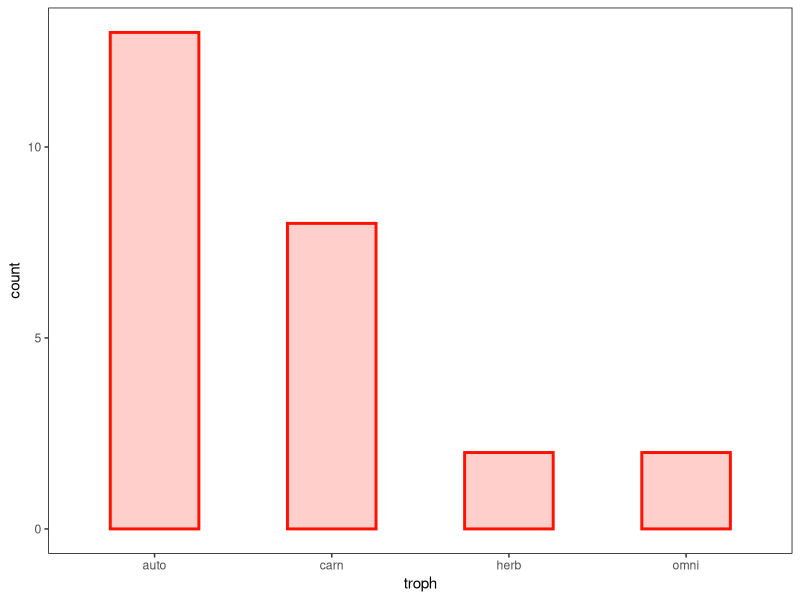
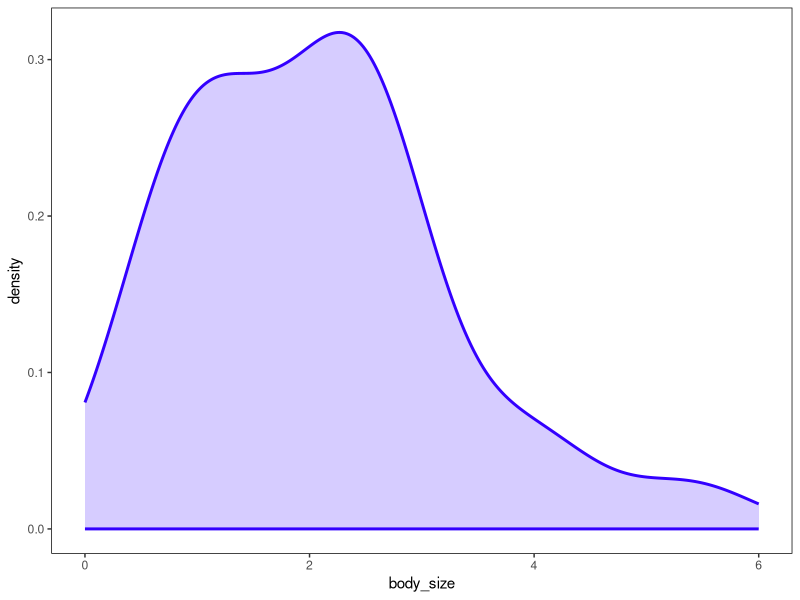

Here is the R script that generated these plots, in order:
## ---- chunk 1
knitr::opts_chunk$set(echo = TRUE, message = FALSE, warning = FALSE )
## ---- chunk 2
# plot stuff
library(tidyverse)
library(patchwork)

# network stuff
library(tidygraph)
library(ggraph)
library(igraph)

# link functions 
logit = function(x) exp(x) / (1+exp(x))
inv_logit = function(x) { exp(x) / (1 + exp(x)) }

set.seed(7)

df_theme =   
    theme(plot.background = element_rect(fill='white'), 
          panel.background = element_rect(fill='black'), 
          panel.grid = element_blank())

plot_theme =   
    theme(plot.background = element_rect(fill='white'), 
          panel.background = element_rect(fill='white', color='black'), 
          panel.grid = element_blank())
## ---- chunk 3
set.seed(777)
N = 25
trophs = c('carn','omni','herb','auto')
## ---- chunk 4
troph = sample( trophs, size = N, replace = TRUE, prob = c(0.3,0.1,0.1,0.5) )
## ---- chunk 5
ggplot( data.frame(troph), aes(x=troph)) + geom_bar(color='#ff1100', fill='#ff110033', size=1, width=0.5) + plot_theme
## ---- chunk 6
body_size = rgamma(N, shape = 2)
## ---- chunk 7
ggplot( data.frame(body_size), aes(x=body_size)) + 
    stat_density(fill='#3300ff33', color='#3300ff', linewidth=1) + plot_theme + 
    xlim(c(0,6))

## ---- chunk 8
d = data.frame(
    species = 1:N, 
    troph = sample( trophs, size = N, replace = TRUE, prob =  c(0.3,0.1,0.1,0.5) ), 
    body_size = rgamma(N, shape = 2)
)
head(d)
## ---- chunk 9
g = expand.grid(1:N, 1:N)
head(g)
## ---- chunk 10
g = merge(g, d, by.x = 'Var1', by.y = 'species')
g = merge(g, d, by.x = 'Var2', by.y = 'species')
head(g)
## ---- chunk 11
colnames(g) = c('prey','pred','troph_pred','body_size_pred', 'troph_prey', 'body_size_prey')

# tidy it up 
g = g %>% 
    arrange(pred,prey) %>%
    mutate(dyad = 1:nrow(g)) %>%
    select(pred, prey, dyad, troph_pred, troph_prey, body_size_pred, body_size_prey) 
head(g)
## ---- chunk 12
# calculate body size differences 
g$body_size_diff = (g$body_size_pred - g$body_size_prey)+0.1 
## ---- chunk 13
# carnivores 
g$carnivory = ifelse(g$troph_pred == 'carn' & !g$troph_prey == 'auto', 1, 0)

# omnivores 
g$omnivory = ifelse(g$troph_pred == 'omni' , 1, 0)

# herbivory 
g$herbivory = ifelse(g$troph_pred == 'herb' & g$troph_prey == 'auto'  , 1, 0)
## ---- chunk 14
head(g)
## ---- chunk 15
a = 1.15
D = g$body_size_diff
p = sign(D)*abs(D)^a

# look at first 10 values
p[1:10]
## ---- chunk 16
# link functions 
logit = function(x) exp(x) / (1+exp(x))
inv_logit = function(x) { exp(x) / (1 + exp(x)) }

a = 1.15
D = g$body_size_diff
p = logit( sign(D)*abs(D)^a )

# look at first 10 values
p[1:10]

## ---- chunk 17
bC = 0.5
bO = 0.5
bH = 0.5
p = logit( bC*g$carnivory + bO*g$omnivory + bC*g$omnivory )
